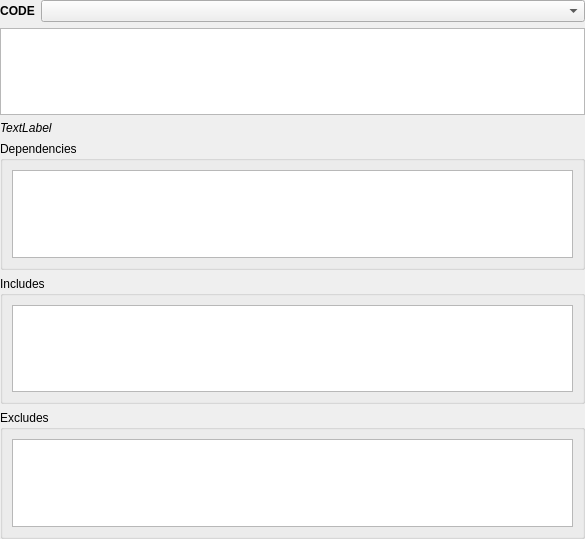
<?xml version="1.0" encoding="UTF-8"?>
<ui version="4.0">
 <class>ICD::IcdViewer</class>
 <widget class="QWidget" name="ICD::IcdViewer">
  <property name="geometry">
   <rect>
    <x>0</x>
    <y>0</y>
    <width>585</width>
    <height>539</height>
   </rect>
  </property>
  <property name="windowTitle">
   <string>Form</string>
  </property>
  <layout class="QGridLayout" name="gridLayout_3">
   <property name="margin">
    <number>0</number>
   </property>
   <item row="0" column="0">
    <widget class="QLabel" name="codeLabel">
     <property name="font">
      <font>
       <weight>75</weight>
       <bold>true</bold>
      </font>
     </property>
     <property name="text">
      <string>CODE</string>
     </property>
     <property name="alignment">
      <set>Qt::AlignCenter</set>
     </property>
    </widget>
   </item>
   <item row="0" column="1">
    <widget class="QComboBox" name="labelsCombo">
     <property name="sizePolicy">
      <sizepolicy hsizetype="Expanding" vsizetype="Fixed">
       <horstretch>0</horstretch>
       <verstretch>0</verstretch>
      </sizepolicy>
     </property>
    </widget>
   </item>
   <item row="2" column="0" colspan="2">
    <widget class="QLabel" name="note">
     <property name="sizePolicy">
      <sizepolicy hsizetype="Expanding" vsizetype="Preferred">
       <horstretch>0</horstretch>
       <verstretch>0</verstretch>
      </sizepolicy>
     </property>
     <property name="font">
      <font>
       <italic>true</italic>
      </font>
     </property>
     <property name="text">
      <string>TextLabel</string>
     </property>
     <property name="wordWrap">
      <bool>true</bool>
     </property>
    </widget>
   </item>
   <item row="3" column="0" colspan="2">
    <widget class="QGroupBox" name="dependenciesGr">
     <property name="title">
      <string>Dependencies</string>
     </property>
     <layout class="QGridLayout" name="gridLayout_4">
      <item row="0" column="0">
       <widget class="QTableView" name="dependencies">
        <property name="selectionMode">
         <enum>QAbstractItemView::SingleSelection</enum>
        </property>
        <property name="selectionBehavior">
         <enum>QAbstractItemView::SelectRows</enum>
        </property>
       </widget>
      </item>
     </layout>
    </widget>
   </item>
   <item row="4" column="0" colspan="2">
    <widget class="QGroupBox" name="includeGr">
     <property name="sizePolicy">
      <sizepolicy hsizetype="Expanding" vsizetype="Preferred">
       <horstretch>0</horstretch>
       <verstretch>0</verstretch>
      </sizepolicy>
     </property>
     <property name="title">
      <string>Includes</string>
     </property>
     <layout class="QGridLayout" name="gridLayout_2">
      <item row="0" column="0">
       <widget class="QTableView" name="includes"/>
      </item>
     </layout>
    </widget>
   </item>
   <item row="5" column="0" colspan="2">
    <widget class="QGroupBox" name="excludeGr">
     <property name="title">
      <string>Excludes</string>
     </property>
     <layout class="QGridLayout" name="gridLayout">
      <item row="0" column="0">
       <widget class="QTableView" name="excludes"/>
      </item>
     </layout>
    </widget>
   </item>
   <item row="1" column="0" colspan="2">
    <widget class="QTreeView" name="codeTreeView"/>
   </item>
  </layout>
 </widget>
 <resources/>
 <connections/>
</ui>
